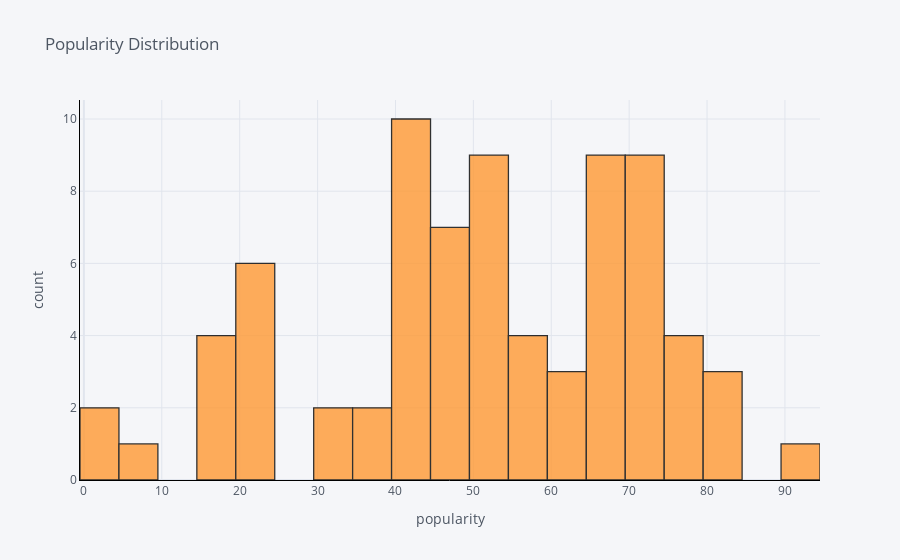

The code cell stored with this chart in its notebook:
### Markdown cell above
## Box plot showing popularity distribution.

### Code cell
df_albums_artist['popularity'].iplot(
    kind='hist',
    bins=30,
    xTitle='popularity',
    linecolor='black',
    yTitle='count',
    title='Popularity Distribution')

### Figure 1 — Plotly figure (JSON) as saved in the notebook; plotly's stock layout.template omitted (floating-point values rounded to 4 significant figures)
{"data": [{"histfunc": "count", "histnorm": "", "marker": {"color": "rgba(255, 153, 51, 1.0)", "line": {"color": "#000000", "width": 1.3}}, "name": "popularity", "nbinsx": 30, "opacity": 0.8, "orientation": "v", "type": "histogram", "x": [92, 84, 66, 75, 32, 48, 77, 66, 3, 7, 24, 70, 43, 22, 76, 82, 71, 74, 72, 80, 24, 0, 20, 30, 57, 70, 54, 21, 19, 69, 71, 43, 68, 36, 44, 57, 73, 76, 20, 18, 67, 65, 42, 48, 71, 63, 65, 15, 15, 65, 54, 61, 51, 50, 50, 50, 58, 40, 41, 42, 68, 53, 47, 48, 72, 54, 50, 38, 56, 45, 61, 43, 41, 48, 40, 46]}], "layout": {"barmode": "overlay", "legend": {"bgcolor": "#F5F6F9", "font": {"color": "#4D5663"}}, "paper_bgcolor": "#F5F6F9", "plot_bgcolor": "#F5F6F9", "title": {"font": {"color": "#4D5663"}, "text": "Popularity Distribution"}, "xaxis": {"gridcolor": "#E1E5ED", "linecolor": "black", "showgrid": true, "tickfont": {"color": "#4D5663"}, "title": {"font": {"color": "#4D5663"}, "text": "popularity"}, "zerolinecolor": "#E1E5ED"}, "yaxis": {"gridcolor": "#E1E5ED", "linecolor": "black", "showgrid": true, "tickfont": {"color": "#4D5663"}, "title": {"font": {"color": "#4D5663"}, "text": "count"}, "zerolinecolor": "#E1E5ED"}}}
